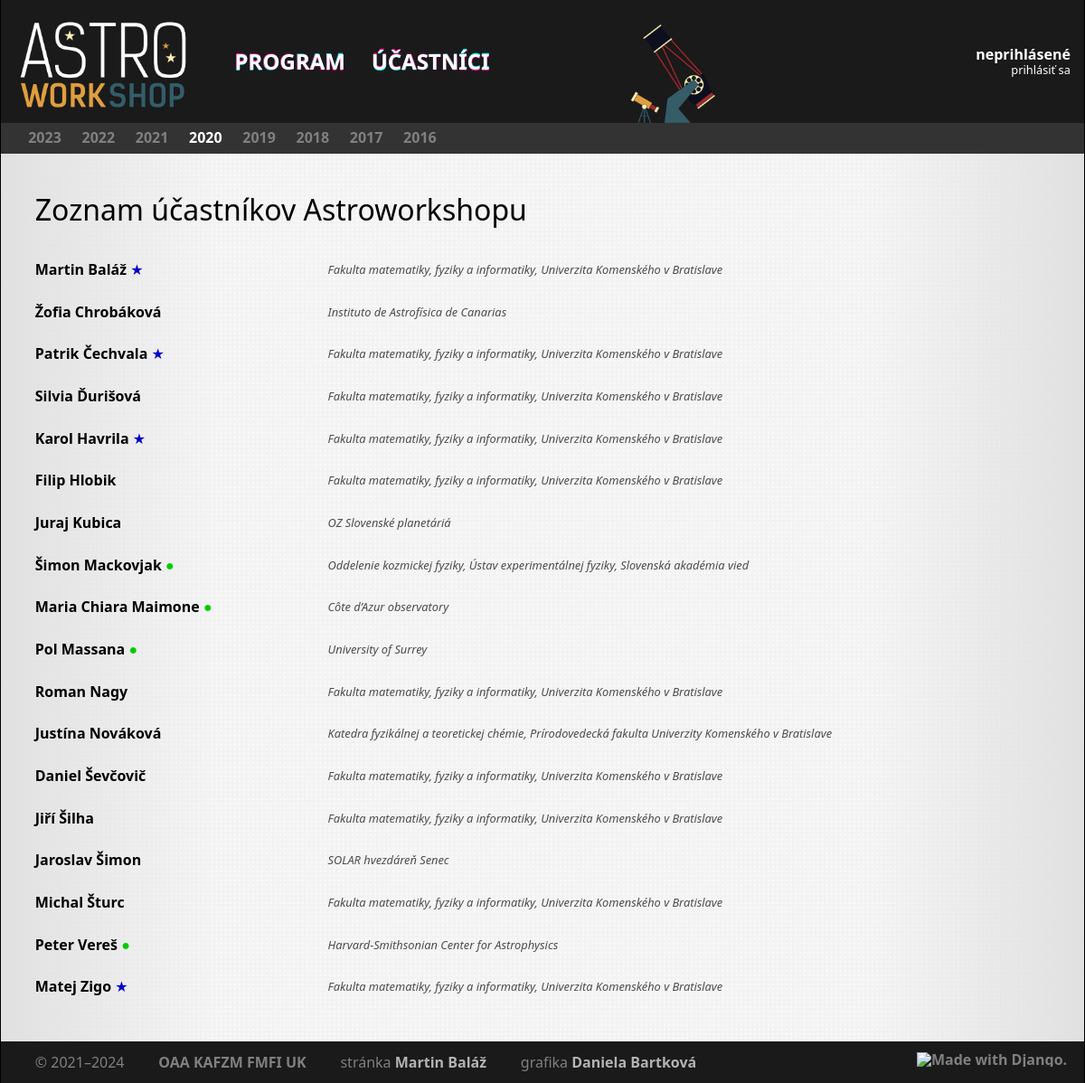
Page /2020/participants on the committed database.
### core/models/event.py (models this page shows, shortened)
class Event(models.Model):
    class Meta:
        ordering = ('start', 'name')
        verbose_name = 'workshop'
        verbose_name_plural = 'workshopy'
    objects = EventManager.from_queryset(EventQuerySet)()
    code = models.CharField(max_length=32, unique=True, verbose_name='kód')
    name = models.CharField(max_length=32, unique=True, verbose_name='názov')
    start = models.DateTimeField(verbose_name='začiatok')
    end = models.DateTimeField(verbose_name='koniec')
    visible = models.BooleanField(verbose_name='viditeľnosť')
    pdf_programme = models.FileField(null=True, blank=True, upload_to=event_filename, verbose_name='program (PDF)')

### core/models/participant.py (models this page shows, shortened)
class Participant(AbstractUser):
    class Meta:
        ordering = ['last_name', 'first_name']
        verbose_name = 'účastník'
        verbose_name_plural = 'účastníci'
    objects = ParticipantManager()
    institutes = models.ManyToManyField(
        'Institute',
        through='Affiliation',
        related_name = 'people',
    )
    events = models.ManyToManyField(
        'Event',
        through='Participation',
        related_name = 'participants',
    )
    about = models.TextField(blank=True)
    def get_full_name(self):
        return f"{self.last_name}, {self.first_name}"
    get_full_name.short_description = 'celé meno'
    def get_natural_name(self):
        return f"{self.first_name} {self.last_name}"

### core/models/affiliation.py (models this page shows, shortened)
class Affiliation(models.Model):
    class Meta:
        ordering = ['start']
        verbose_name = 'afiliácia'
        verbose_name_plural = 'afiliácie'
    objects = AffiliationQuerySet.as_manager()
    person = models.ForeignKey('Participant', on_delete=models.CASCADE, related_name='affiliation', verbose_name='osoba')
    institute = models.ForeignKey('Institute', on_delete=models.CASCADE, related_name='affiliation', verbose_name='inštitúcia')
    start = models.DateField(null=True, blank=True, verbose_name='začiatok')
    end = models.DateField(null=True, blank=True, verbose_name='koniec')

### core/models/institute.py (models this page shows, shortened)
class Institute(models.Model):
    class Meta:
        ordering = ['full_name']
        verbose_name = 'inštitúcia'
        verbose_name_plural = 'inštitúcie'
    short_name = models.CharField(max_length=32, verbose_name='kód')
    full_name = models.CharField(max_length=256, verbose_name='plné meno')

### core/views/participant.py (the view)
# urls.py: path('<int:year>/participants', participant.ListView.as_view(), name='participants'),
class ListView(django.views.generic.ListView):
    model = Participant
    context_object_name = 'participants'
    template_name = 'core/list-participants.html'
    def get_queryset(self):
        year = self.kwargs['year']
        return self.model.objects \
            .for_event(year) \
            .with_current_affiliations(Event.objects.get(code=year).start) \
            .with_participation_for_event(year) \
            .order_by('last_name')
    def get_context_data(self, **kwargs):
        context = super().get_context_data(**kwargs)
        context[self.context_object_name] = sorted(
            context[self.context_object_name], key=lambda x: unicodedata.normalize('NFKD', x.last_name)
        )
        events = Event.objects.order_by('-code')
        if not self.request.user.is_staff:
            events = events.only_visible()
        context |= \
            {'current_event': Event.objects.get(code=self.kwargs['year'])} | \
            {'events': events}
        return context

### core/models/affiliation.py (called while the page is built)
    def with_institute(self):
        return self.prefetch_related(
            Prefetch(
                'institute'
            )
        )

### core/models/event.py (called while the page is built)
    def only_visible(self):
        return self.filter(visible=True)

### core/models/participant.py (called while the page is built)
    def with_current_affiliations(self, date):
        return self.prefetch_related(
            Prefetch(
                'affiliation',
                queryset=Affiliation.objects.with_institute().filter(
                    (Q(start__lte=date) | Q(start=None)) & (Q(end__gte=date) | Q(end=None))
                ).distinct(),
                to_attr='current_affiliations',
            ),
        )

    def with_participation_for_event(self, event_code):
        return self.prefetch_related(
            Prefetch(
                'participations',
                queryset=Participation.objects.filter(event__code=event_code),
                to_attr='current_participation',
            ),
        )

    def for_event(self, event_code):
        return self.filter(events__code=event_code)

    def get_queryset(self):
        return super().get_queryset().annotate(full_name=Concat('last_name', Value(', '), 'first_name'))

### core/templates/core/list-participants.html (shortened to what this page needs)
{% extends 'core/base.html' %}
{% load astro %}
{% block page %}
    <h2>
        Zoznam účastníkov Astroworkshopu {{ event.code }}
    </h2>
    <table>
        {% for participant in participants %}
            <tr>
                <td>
                    <a href="{% url 'participant' username=participant.username %}">{{ participant.get_natural_name }}</a>
                    {% if participant.current_participation.0.online %}
                        <abbr title="online">
                            <span style="color: hsl(120, 100%, 40%);">&#x25CF;</span>
                        </abbr>
                    {% endif %}
                    {% if participant.current_participation.0.organizer %}
                        <abbr title="organizátor">
                            <span style="color: hsl(240, 100%, 40%);">&#9733;</span>
                        </abbr>
                    {% endif %}
                </td>
                <td>
                    <ul class="affiliation">
                        {% for aff in participant.current_affiliations %}
                            <li>{{ aff.institute.full_name }}</li>{% if not forloop.last %} &amp; {% endif %}
                        {% endfor %}
                    </ul>
                </td>
            </tr>
        {% endfor %}
    </table>
{% endblock %}

### core/templates/core/years.html (shortened to what this page needs)
{% load static %}
<div class="bar year-selector">
    <ul class="strip">
        {% for event in events %}
            <li class="{% if current_event.code == event.code %}active{% else %}inactive{% endif %}">
                <a href="{% url 'programme' year=event.code %}">{{ event.code }}</a>
            </li>
        {% endfor %}
    </ul>
</div>

### static/css/main.css (style rules this page uses)
html { width: 100%; font-family: "Segoe UI", "Verdana", sans-serif; padding: 0px; }
body { height: 100%; margin: 0; min-height: 100vh; overflow-y: scroll; background-color: hsl(0, 0%, 92%); background-image: url("/static/images/background-default.png"); background-repeat: repeat; background-size: 1000px 560px; }
div.bar { width: 100%; background-color: hsl(0, 0%, 10%); color: white; }
ul.strip { height: 100%; padding: 0mm 5mm; list-style-type: none; list-style-position: outside; }
ul.strip li { display: block; height: 100%; float: left; margin: 0 auto; vertical-align: middle; padding: 4mm 5mm 0mm 5mm; }
div.year-selector ul.strip { background-color: hsl(0, 0%, 20%); height: 9mm; }
div.year-selector ul.strip li { padding: 2mm 3mm; }
div.year-selector ul.strip li a { color: gray; }
div.year-selector ul.strip li.active a { color: white; }
div.bar a, div.bar a:visited { text-decoration: none; font-weight: bold; font-size: 100%; color: hsl(0, 0%, 50%); }
h2 { font-size: 200%; font-weight: 500; padding-bottom: 5mm; line-height: 1.5; }
ul.affiliation { width: 100%; color: hsl(0, 0%, 30%); font-style: italic; font-size: 80%; }
td > ul.affiliation li { display: inline; }
table { width: 100%; border: 0px; }
table tr { padding-top: 3mm; padding-bottom: 3mm; }
table td { padding-top: 3mm; padding-bottom: 3mm; padding-right: 8mm; vertical-align: middle; }
table td:last-child { padding-right: 0mm; }
table td a, table td a:visited { font-weight: 600; text-decoration: none; color: inherit; }
abbr { text-decoration: none; }

### rows in the picture
Event: code "2023"
Event: code "2022"
Event: code "2021"
Event: code "2020"
Event: code "2019"
Event: code "2018"
Event: code "2017"
Event: code "2016"
Participant: get_natural_name "Martin Baláž"
Affiliation: institute.full_name "Fakulta matematiky, fyziky a informatiky, Univerzita Komenského v Bratislave"
Participant: get_natural_name "Žofia Chrobáková"
Affiliation: institute.full_name "Instituto de Astrofísica de Canarias"
Participant: get_natural_name "Patrik Čechvala"
Affiliation: institute.full_name "Fakulta matematiky, fyziky a informatiky, Univerzita Komenského v Bratislave"
Participant: get_natural_name "Silvia Ďurišová"
Affiliation: institute.full_name "Fakulta matematiky, fyziky a informatiky, Univerzita Komenského v Bratislave"
Participant: get_natural_name "Karol Havrila"
Affiliation: institute.full_name "Fakulta matematiky, fyziky a informatiky, Univerzita Komenského v Bratislave"
Participant: get_natural_name "Filip Hlobik"
Affiliation: institute.full_name "Fakulta matematiky, fyziky a informatiky, Univerzita Komenského v Bratislave"
Participant: get_natural_name "Juraj Kubica"
Affiliation: institute.full_name "OZ Slovenské planetáriá"
Participant: get_natural_name "Šimon Mackovjak"
Affiliation: institute.full_name "Oddelenie kozmickej fyziky, Ústav experimentálnej fyziky, Slovenská akadémia vied"
Participant: get_natural_name "Maria Chiara Maimone"
Affiliation: institute.full_name "Côte d’Azur observatory"
Participant: get_natural_name "Pol Massana"
Affiliation: institute.full_name "University of Surrey"
Participant: get_natural_name "Roman Nagy"
Affiliation: institute.full_name "Fakulta matematiky, fyziky a informatiky, Univerzita Komenského v Bratislave"
Participant: get_natural_name "Justína Nováková"
Affiliation: institute.full_name "Katedra fyzikálnej a teoretickej chémie, Prírodovedecká fakulta Univerzity Komenského v Bratislave"
Participant: get_natural_name "Daniel Ševčovič"
Affiliation: institute.full_name "Fakulta matematiky, fyziky a informatiky, Univerzita Komenského v Bratislave"
Participant: get_natural_name "Jiří Šilha"
Affiliation: institute.full_name "Fakulta matematiky, fyziky a informatiky, Univerzita Komenského v Bratislave"
Participant: get_natural_name "Jaroslav Šimon"
Affiliation: institute.full_name "SOLAR hvezdáreň Senec"
Participant: get_natural_name "Michal Šturc"
Affiliation: institute.full_name "Fakulta matematiky, fyziky a informatiky, Univerzita Komenského v Bratislave"
Participant: get_natural_name "Peter Vereš"
Affiliation: institute.full_name "Harvard-Smithsonian Center for Astrophysics"
Participant: get_natural_name "Matej Zigo"
Affiliation: institute.full_name "Fakulta matematiky, fyziky a informatiky, Univerzita Komenského v Bratislave"

### other values in the picture
{{ year }} "2024"
